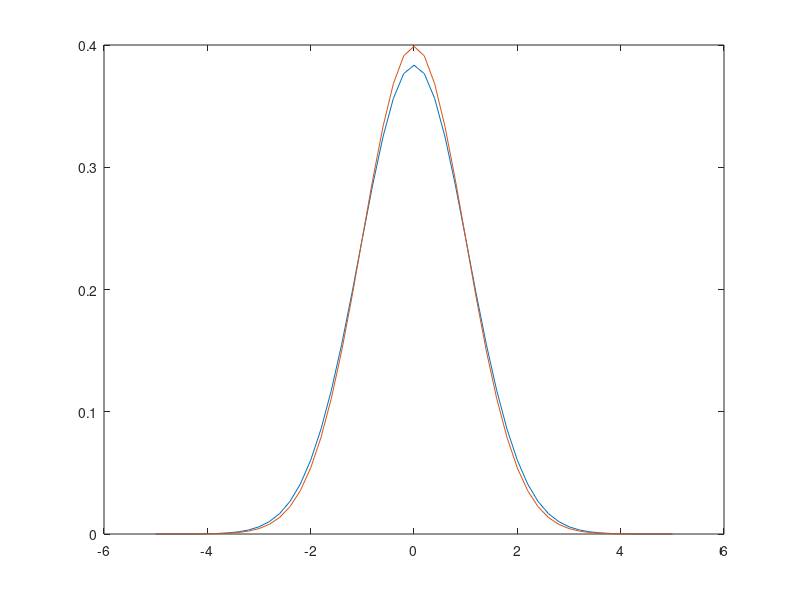

Reproduce this figure in MATLAB.
%% convolve gaussian with rectangular function
clear, clc, close all

addpath('D:\Jose\Dropbox\research\codes\f')

x = linspace(-5, 5, 51);
% x = -5:5;
dx = abs(x(1)-x(2));

y = 1/sqrt(2*pi)*exp(-x.^2/2);
r = zeros(size(x));
r(x >= -0.5 & x <= 0.5) = 1;

y2 = dx*conv(y, r, 'same');

figure, plot(x, y2, x, y);
% m = matlab2tikz(gca);
% m.write('gauss_conv_rect.tex')